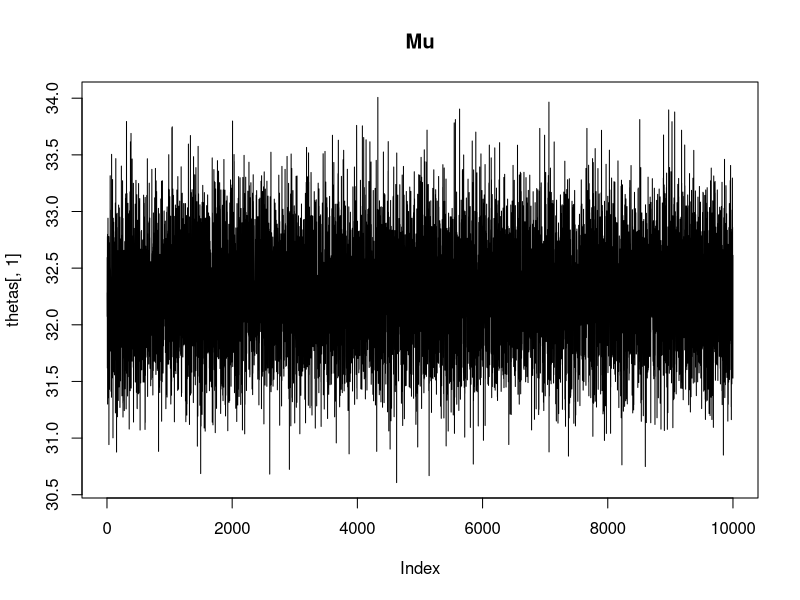
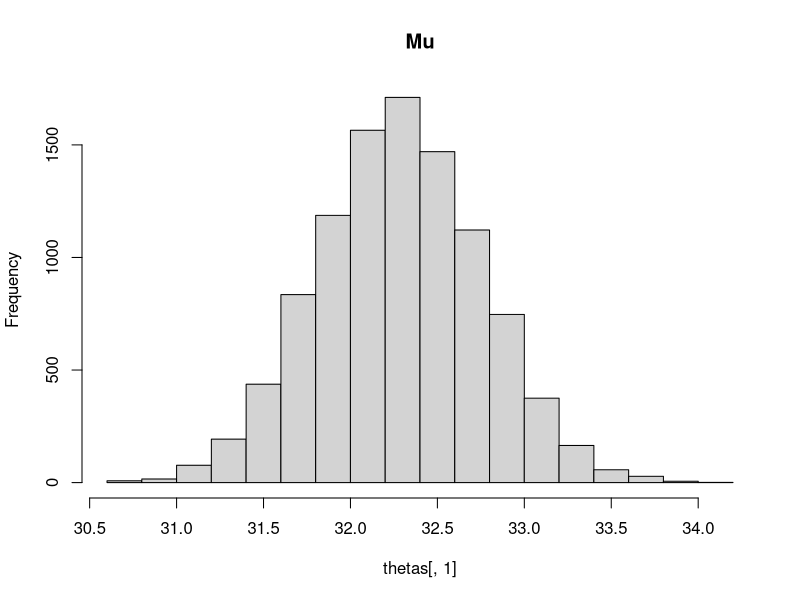
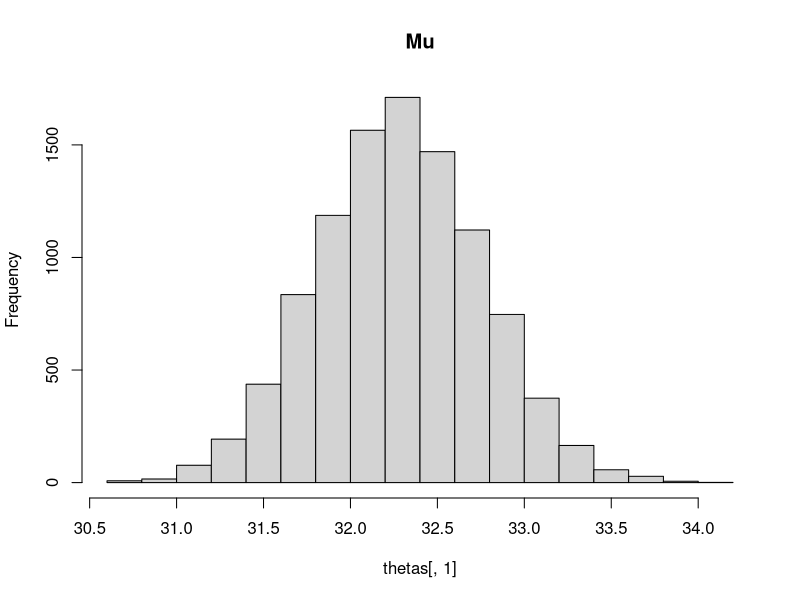
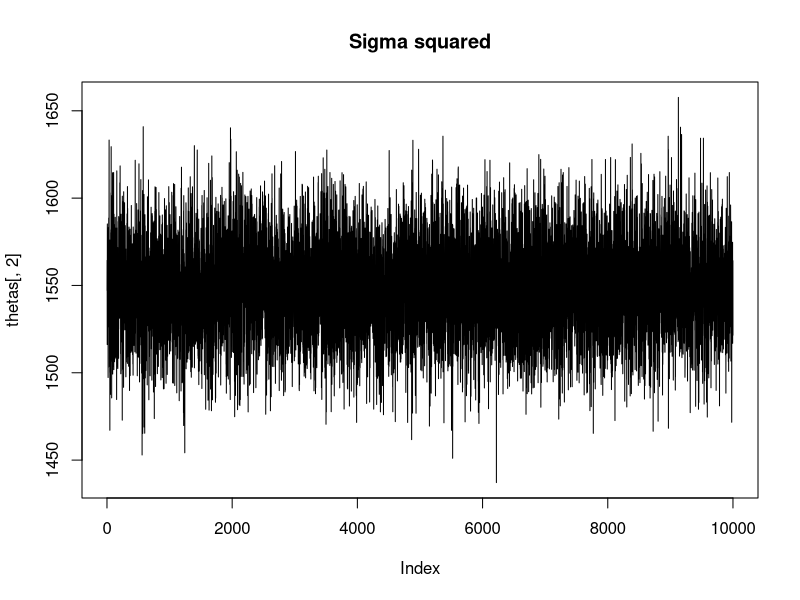

These figures' R source, in order:
## ---- chunk 1
knitr::opts_chunk$set(
	echo = FALSE,
	message = FALSE,
	warning = FALSE
)
## ---- chunk 2
data <-read.delim("rainfall.dat", header=FALSE, sep="\n")[,1]

#Prior values
mu_0 <- mean(data)
sigma_0 <- sd(data)
tau_0 <- 5
v_0 <- 10
n <- length(data)
iterations <- 10000 

#Prepping thetas for gibbs sampling
thetas_col <- c(rep(0,iterations))
thetas <- cbind(thetas_col,thetas_col)
thetas[1,] = c(mu_0, sigma_0^2)

#Function for draws for mu from the conditional posterior
mu_draw_cond_post <- function(sigma_2) {
	tau_n_2 <- 1/(n/sigma_2 + 1/tau_0^2)    
	raw <- (n/sigma_2) / (n/sigma_2 + 1/tau_0^2)
	mu_n <- raw*mu_0 + (1-raw) * mu_0
	return(rnorm(1,mu_n,sqrt(tau_n_2)))
}

#Fucntion for random inverse chi squared
randominvchisq <- function(vn,sigman,ndraw) {
	return(vn*sigman/rchisq(ndraw,vn))
}

#Function for draws for sigma from the conditional posterior
sigma_draw_cond_post <- function(mu) {
	v_n <-  n + v_0 #!
	sigma_n <- (v_0*sigma_0^2 + sum((data-mu)^2))/v_n #!
	return(randominvchisq(v_n,sigma_n,1))
}

#Function for draws from the h
gibbs_draw <- function(theta_n) {
	
	mu <- mu_draw_cond_post(theta_n[2])
	sigma_2 <- sigma_draw_cond_post(mu)
	return(c(mu,sigma_2))
}


#Draws for the set number of observations. First is already set above, hence we start at 2
for (i in 2:iterations) {
	thetas[i,] <- gibbs_draw(thetas[i-1,])
}

plot(thetas[,1], type="l", main="Mu")

hist(thetas[,1], main="Mu")
## ---- chunk 3

hist(thetas[,1], main="Mu")

plot(thetas[,2], type="l", main="Sigma squared")
